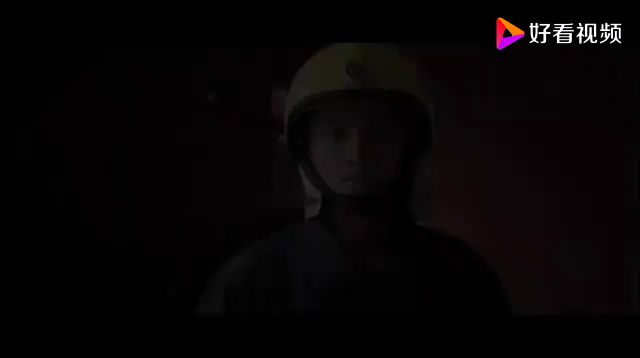
#> input picture test_opencv/1.png, 640 x 358 px, found by its file name
$ python opencv_imgcalculation.py
#> lines starting #> are read from the running program, lines starting #| are printed output that depends on the picture
import cv2
import numpy as np

context = cv2.imread('D:/fwx/code/python-code/test_opencv/1.png')
#> context is the input picture: shape (358, 640, 3); mean B, G, R 4.9, 4.2, 6.8

#print(img.shape)
#图的加法运算就是矩阵的加法运算
img = np.ones((358,640,3),np.uint8)*10


cv2.imshow('orig',context)

result = cv2.add(context,img)

#cv2.imshow('result',result)

#减法
orig_1 = cv2.subtract(result,img)

#orig_1 = cv2.subtract(context,img)
#cv2.imshow('orig_1',orig_1)

#乘法
orig_2 = cv2.multiply(context,img)
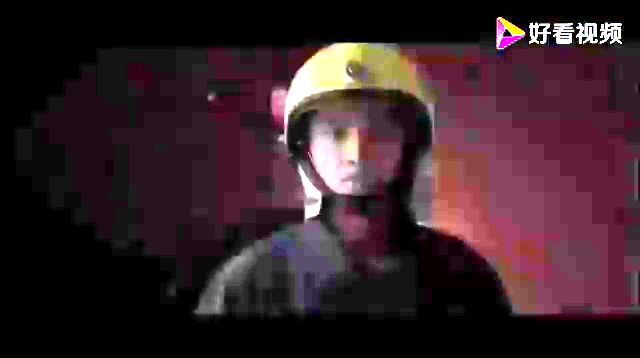
#> orig_2: shape (358, 640, 3); mean B, G, R 40, 33.6, 55.2
cv2.imshow('orig_2',orig_2)
#除法
orig_3 = cv2.divide(orig_2,img)
cv2.imshow('orig_3',orig_3)

cv2.waitKey(0)
